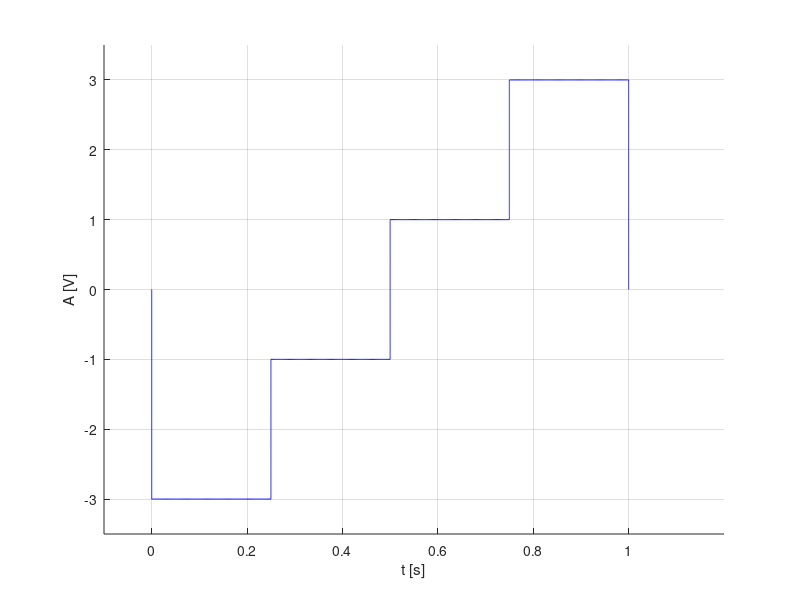

MATLAB code for this plot:
%Se va genera un semnal cu rezolutie temporara de 2ms, 20ms
%200ms pentru un semnal continuu de tipul:

%3. Semnal dreptunghiular multinivel, aleator
%? Durata fiecarui nivel: 0,25 s.
%? Nivelurile
%a) {-1, 1}
%b) {-3,-1,1,3}
%c) {-5,-3,-1,1,3,5}
%d) {-7,-5,-3,-1,1,3,5,7}

hold on
xlabel('t [s]'),ylabel('A [V]')
%b) nivelurile {-3,-1,1,3}
%Rezolutia temporara de 200ms

%y variaza de la 0 la -3
y=0:-0.002:-3;
x=y*0;
plot(x,y,'b')
%nivel -3
x = 0: 0.002: 1/4;
y = -3+0*x;
plot(x, y, 'b'),grid

%x=1/4;y variaza de la -3 la -1
y=-3:0.002:-1;
x=y*0+1/4;
plot(x,y,'b')

%nivel -1
x = 1/4:0.002:1/2;
y=-1+0*x;
plot(x,y,'b')

%x=1/2;y variaza de la -1 la 1
y=-1:0.002:1;
x=y*0+1/2;
plot(x,y,'b')

%nivel 1
x = 1/2:0.002:3/4;
y=1+x*0;
plot(x,y,'b')

%x=3/4;y variaza de la 1 la 3
y=1:0.002:3;
x=y*0+3/4;
plot(x,y,'b')

%nivel 3
x = 3/4:0.002:1;
y=3+x*0;
plot(x,y,'b')

%x=1;y variaza de la 3 la 0;
y=3:-0.002:0;
x=y*0+1;
plot(x,y,'b')

axis([-0.1 1.2 -3.5 3.5])